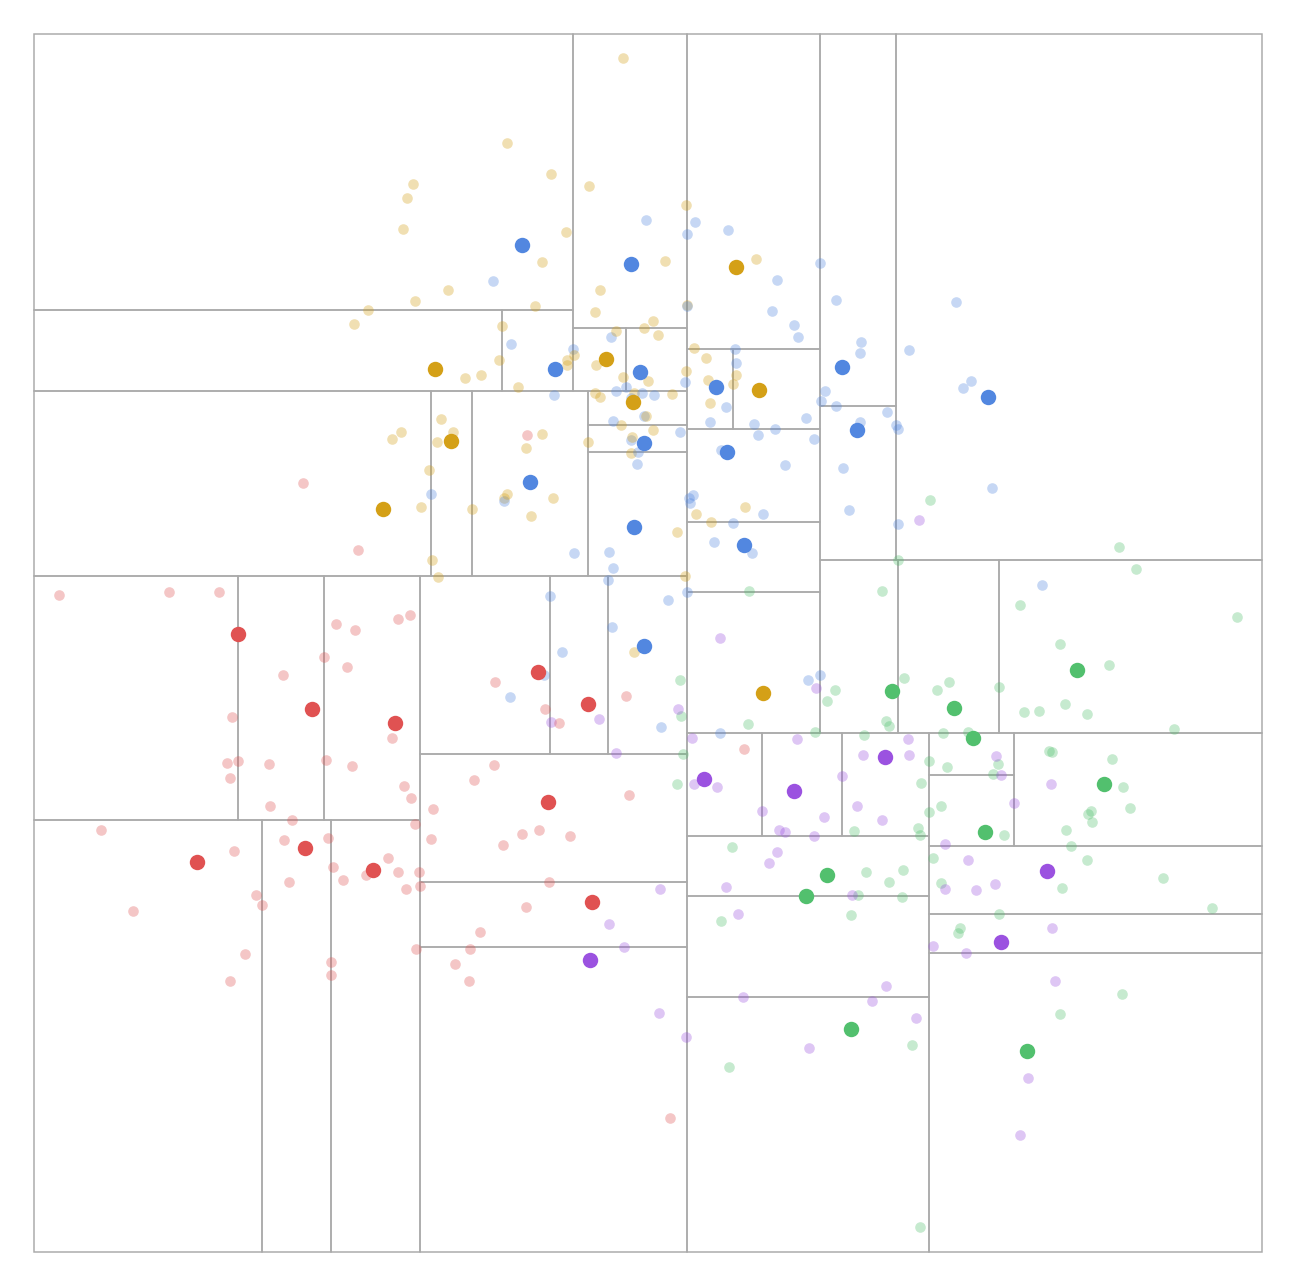

Here is the Python script that generated this plot:
import random
import math
import matplotlib.pyplot as plt
import matplotlib.patches as patches

BUCKET_SIZE = 12
SEED = 7

# generate 2D points from overlapping Gaussians -
rng = random.Random(SEED)

centers = [(2, 3), (6, 7), (9, 3), (4, 8), (7, 2)]
colors  = ["#e05252", "#5287e0", "#52c06e", "#d4a017", "#9b52e0"]

points = []   # (x, y, class_idx)
for _ in range(400):
    ci = rng.randint(0, len(centers) - 1)
    cx, cy = centers[ci]
    x = rng.gauss(cx, 1.6)
    y = rng.gauss(cy, 1.6)
    points.append((x, y, ci))

# -- kD-tree partitioner --
# returning list of leaf cells where each cell is a list of point indices + bbox
def build_cells(pts_idx, all_pts, xmin, xmax, ymin, ymax, bucket_size):
    if len(pts_idx) <= bucket_size:
        return [{"pts": pts_idx, "bbox": (xmin, xmax, ymin, ymax)}]

    xs = [all_pts[i][0] for i in pts_idx]
    ys = [all_pts[i][1] for i in pts_idx]
    spread_x = max(xs) - min(xs)
    spread_y = max(ys) - min(ys)

    if spread_x >= spread_y:
        median = sorted(xs)[len(xs) // 2]
        left  = [i for i in pts_idx if all_pts[i][0] <= median]
        right = [i for i in pts_idx if all_pts[i][0] >  median]
        return (build_cells(left,  all_pts, xmin,   median, ymin, ymax, bucket_size) +
                build_cells(right, all_pts, median, xmax,   ymin, ymax, bucket_size))
    else:
        median = sorted(ys)[len(ys) // 2]
        lower = [i for i in pts_idx if all_pts[i][1] <= median]
        upper = [i for i in pts_idx if all_pts[i][1] >  median]
        return (build_cells(lower, all_pts, xmin, xmax, ymin,   median, bucket_size) +
                build_cells(upper, all_pts, xmin, xmax, median, ymax,   bucket_size))

xs_all = [p[0] for p in points]
ys_all = [p[1] for p in points]
cells = build_cells(
    list(range(len(points))), points,
    min(xs_all) - 0.3, max(xs_all) + 0.3,
    min(ys_all) - 0.3, max(ys_all) + 0.3,
    BUCKET_SIZE
)

# pick the centroid index thats closest point to mean of cell
keep_idx = set()
for cell in cells:
    pts = cell["pts"]
    if not pts:
        continue
    mx = sum(points[i][0] for i in pts) / len(pts)
    my = sum(points[i][1] for i in pts) / len(pts)
    closest = min(pts, key=lambda i: (points[i][0]-mx)**2 + (points[i][1]-my)**2)
    keep_idx.add(closest)

# create plot
fig, ax = plt.subplots(figsize=(7, 7))
ax.set_aspect("equal")
ax.axis("off")

# Draw cell boundaries
for cell in cells:
    x0, x1, y0, y1 = cell["bbox"]
    rect = patches.Rectangle(
        (x0, y0), x1 - x0, y1 - y0,
        linewidth=0.6, edgecolor="#aaaaaa", facecolor="none"
    )
    ax.add_patch(rect)

# Draw points — removed (light) first, kept (solid) on top
for i, (x, y, ci) in enumerate(points):
    base = colors[ci]
    if i in keep_idx:
        ax.scatter(x, y, color=base, s=38, zorder=3, linewidths=0)
    else:
        ax.scatter(x, y, color=base, s=18, alpha=0.33, zorder=2, linewidths=0)

ax.set_xlim(min(xs_all) - 0.5, max(xs_all) + 0.5)
ax.set_ylim(min(ys_all) - 0.5, max(ys_all) + 0.5)

fig.tight_layout(pad=0)
fig.savefig("subsample_demo.png", dpi=180, bbox_inches="tight")
print("saved subsample_demo.png")
